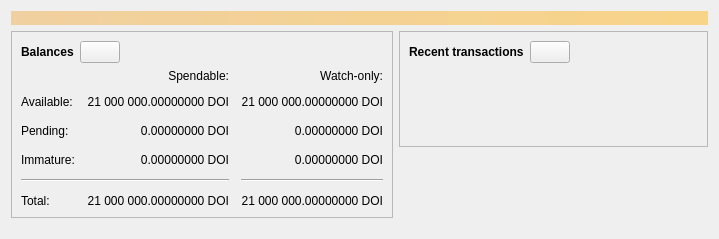
<?xml version="1.0" encoding="UTF-8"?>
<ui version="4.0">
 <class>OverviewPage</class>
 <widget class="QWidget" name="OverviewPage">
  <property name="geometry">
   <rect>
    <x>0</x>
    <y>0</y>
    <width>719</width>
    <height>239</height>
   </rect>
  </property>
  <property name="windowTitle">
   <string>Form</string>
  </property>
  <layout class="QVBoxLayout" name="topLayout">
   <item>
    <widget class="QLabel" name="labelAlerts">
     <property name="visible">
      <bool>false</bool>
     </property>
     <property name="styleSheet">
      <string notr="true">QLabel { background-color: qlineargradient(x1: 0, y1: 0, x2: 1, y2: 0, stop:0 #F0D0A0, stop:1 #F8D488); color:#000000; }</string>
     </property>
     <property name="wordWrap">
      <bool>true</bool>
     </property>
     <property name="margin">
      <number>3</number>
     </property>
     <property name="textInteractionFlags">
      <set>Qt::TextSelectableByMouse</set>
     </property>
    </widget>
   </item>
   <item>
    <layout class="QHBoxLayout" name="horizontalLayout" stretch="1,1">
     <item>
      <layout class="QVBoxLayout" name="verticalLayout_2">
       <item>
        <widget class="QFrame" name="frame">
         <property name="frameShape">
          <enum>QFrame::StyledPanel</enum>
         </property>
         <property name="frameShadow">
          <enum>QFrame::Raised</enum>
         </property>
         <layout class="QVBoxLayout" name="verticalLayout_4">
          <item>
           <layout class="QHBoxLayout" name="horizontalLayout_4">
            <item>
             <widget class="QLabel" name="label_5">
              <property name="font">
               <font>
                <weight>75</weight>
                <bold>true</bold>
               </font>
              </property>
              <property name="text">
               <string>Balances</string>
              </property>
             </widget>
            </item>
            <item>
             <widget class="QPushButton" name="labelWalletStatus">
              <property name="enabled">
               <bool>true</bool>
              </property>
              <property name="maximumSize">
               <size>
                <width>45</width>
                <height>16777215</height>
               </size>
              </property>
              <property name="toolTip">
               <string>The displayed information may be out of date. Your wallet automatically synchronizes with the Doichain network after a connection is established, but this process has not completed yet.</string>
              </property>
              <property name="text">
               <string/>
              </property>
              <property name="icon">
               <iconset>
                <normaloff>:/icons/warning</normaloff>
                <disabledoff>:/icons/warning</disabledoff>:/icons/warning</iconset>
              </property>
              <property name="iconSize">
               <size>
                <width>24</width>
                <height>24</height>
               </size>
              </property>
             </widget>
            </item>
            <item>
             <spacer name="horizontalSpacer_3">
              <property name="orientation">
               <enum>Qt::Horizontal</enum>
              </property>
              <property name="sizeHint" stdset="0">
               <size>
                <width>40</width>
                <height>20</height>
               </size>
              </property>
             </spacer>
            </item>
           </layout>
          </item>
          <item>
           <layout class="QGridLayout" name="gridLayout">
            <property name="spacing">
             <number>12</number>
            </property>
            <item row="2" column="2">
             <widget class="QLabel" name="labelWatchPending">
              <property name="cursor">
               <cursorShape>IBeamCursor</cursorShape>
              </property>
              <property name="toolTip">
               <string>Unconfirmed transactions to watch-only addresses</string>
              </property>
              <property name="text">
               <string notr="true">0.00000000 DOI</string>
              </property>
              <property name="alignment">
               <set>Qt::AlignRight|Qt::AlignTrailing|Qt::AlignVCenter</set>
              </property>
              <property name="textInteractionFlags">
               <set>Qt::LinksAccessibleByMouse|Qt::TextSelectableByKeyboard|Qt::TextSelectableByMouse</set>
              </property>
             </widget>
            </item>
            <item row="2" column="1">
             <widget class="QLabel" name="labelUnconfirmed">
              <property name="cursor">
               <cursorShape>IBeamCursor</cursorShape>
              </property>
              <property name="toolTip">
               <string>Total of transactions that have yet to be confirmed, and do not yet count toward the spendable balance</string>
              </property>
              <property name="text">
               <string notr="true">0.00000000 DOI</string>
              </property>
              <property name="alignment">
               <set>Qt::AlignRight|Qt::AlignTrailing|Qt::AlignVCenter</set>
              </property>
              <property name="textInteractionFlags">
               <set>Qt::LinksAccessibleByMouse|Qt::TextSelectableByKeyboard|Qt::TextSelectableByMouse</set>
              </property>
             </widget>
            </item>
            <item row="3" column="2">
             <widget class="QLabel" name="labelWatchImmature">
              <property name="cursor">
               <cursorShape>IBeamCursor</cursorShape>
              </property>
              <property name="toolTip">
               <string>Mined balance in watch-only addresses that has not yet matured</string>
              </property>
              <property name="text">
               <string notr="true">0.00000000 DOI</string>
              </property>
              <property name="alignment">
               <set>Qt::AlignRight|Qt::AlignTrailing|Qt::AlignVCenter</set>
              </property>
              <property name="textInteractionFlags">
               <set>Qt::LinksAccessibleByMouse|Qt::TextSelectableByKeyboard|Qt::TextSelectableByMouse</set>
              </property>
             </widget>
            </item>
            <item row="4" column="0" colspan="2">
             <widget class="Line" name="line">
              <property name="orientation">
               <enum>Qt::Horizontal</enum>
              </property>
             </widget>
            </item>
            <item row="4" column="2">
             <widget class="Line" name="lineWatchBalance">
              <property name="sizePolicy">
               <sizepolicy hsizetype="Preferred" vsizetype="Fixed">
                <horstretch>0</horstretch>
                <verstretch>0</verstretch>
               </sizepolicy>
              </property>
              <property name="minimumSize">
               <size>
                <width>140</width>
                <height>0</height>
               </size>
              </property>
              <property name="orientation">
               <enum>Qt::Horizontal</enum>
              </property>
             </widget>
            </item>
            <item row="5" column="0">
             <widget class="QLabel" name="labelTotalText">
              <property name="text">
               <string>Total:</string>
              </property>
             </widget>
            </item>
            <item row="3" column="1">
             <widget class="QLabel" name="labelImmature">
              <property name="cursor">
               <cursorShape>IBeamCursor</cursorShape>
              </property>
              <property name="toolTip">
               <string>Mined balance that has not yet matured</string>
              </property>
              <property name="text">
               <string notr="true">0.00000000 DOI</string>
              </property>
              <property name="alignment">
               <set>Qt::AlignRight|Qt::AlignTrailing|Qt::AlignVCenter</set>
              </property>
              <property name="textInteractionFlags">
               <set>Qt::LinksAccessibleByMouse|Qt::TextSelectableByKeyboard|Qt::TextSelectableByMouse</set>
              </property>
             </widget>
            </item>
            <item row="2" column="3">
             <spacer name="horizontalSpacer_2">
              <property name="orientation">
               <enum>Qt::Horizontal</enum>
              </property>
              <property name="sizeHint" stdset="0">
               <size>
                <width>40</width>
                <height>20</height>
               </size>
              </property>
             </spacer>
            </item>
            <item row="3" column="0">
             <widget class="QLabel" name="labelImmatureText">
              <property name="text">
               <string>Immature:</string>
              </property>
             </widget>
            </item>
            <item row="5" column="1">
             <widget class="QLabel" name="labelTotal">
              <property name="cursor">
               <cursorShape>IBeamCursor</cursorShape>
              </property>
              <property name="toolTip">
               <string>Your current total balance</string>
              </property>
              <property name="text">
               <string notr="true">21 000 000.00000000 DOI</string>
              </property>
              <property name="alignment">
               <set>Qt::AlignRight|Qt::AlignTrailing|Qt::AlignVCenter</set>
              </property>
              <property name="textInteractionFlags">
               <set>Qt::LinksAccessibleByMouse|Qt::TextSelectableByKeyboard|Qt::TextSelectableByMouse</set>
              </property>
             </widget>
            </item>
            <item row="5" column="2">
             <widget class="QLabel" name="labelWatchTotal">
              <property name="cursor">
               <cursorShape>IBeamCursor</cursorShape>
              </property>
              <property name="toolTip">
               <string>Current total balance in watch-only addresses</string>
              </property>
              <property name="text">
               <string notr="true">21 000 000.00000000 DOI</string>
              </property>
              <property name="alignment">
               <set>Qt::AlignRight|Qt::AlignTrailing|Qt::AlignVCenter</set>
              </property>
              <property name="textInteractionFlags">
               <set>Qt::LinksAccessibleByMouse|Qt::TextSelectableByKeyboard|Qt::TextSelectableByMouse</set>
              </property>
             </widget>
            </item>
            <item row="0" column="2">
             <widget class="QLabel" name="labelWatchonly">
              <property name="text">
               <string>Watch-only:</string>
              </property>
              <property name="alignment">
               <set>Qt::AlignRight|Qt::AlignTrailing|Qt::AlignVCenter</set>
              </property>
             </widget>
            </item>
            <item row="1" column="0">
             <widget class="QLabel" name="labelBalanceText">
              <property name="text">
               <string>Available:</string>
              </property>
             </widget>
            </item>
            <item row="1" column="1">
             <widget class="QLabel" name="labelBalance">
              <property name="cursor">
               <cursorShape>IBeamCursor</cursorShape>
              </property>
              <property name="toolTip">
               <string>Your current spendable balance</string>
              </property>
              <property name="text">
               <string notr="true">21 000 000.00000000 DOI</string>
              </property>
              <property name="alignment">
               <set>Qt::AlignRight|Qt::AlignTrailing|Qt::AlignVCenter</set>
              </property>
              <property name="textInteractionFlags">
               <set>Qt::LinksAccessibleByMouse|Qt::TextSelectableByKeyboard|Qt::TextSelectableByMouse</set>
              </property>
             </widget>
            </item>
            <item row="1" column="2">
             <widget class="QLabel" name="labelWatchAvailable">
              <property name="cursor">
               <cursorShape>IBeamCursor</cursorShape>
              </property>
              <property name="toolTip">
               <string>Your current balance in watch-only addresses</string>
              </property>
              <property name="text">
               <string notr="true">21 000 000.00000000 DOI</string>
              </property>
              <property name="alignment">
               <set>Qt::AlignRight|Qt::AlignTrailing|Qt::AlignVCenter</set>
              </property>
              <property name="textInteractionFlags">
               <set>Qt::LinksAccessibleByMouse|Qt::TextSelectableByKeyboard|Qt::TextSelectableByMouse</set>
              </property>
             </widget>
            </item>
            <item row="2" column="0">
             <widget class="QLabel" name="labelPendingText">
              <property name="text">
               <string>Pending:</string>
              </property>
             </widget>
            </item>
            <item row="0" column="1">
             <widget class="QLabel" name="labelSpendable">
              <property name="text">
               <string>Spendable:</string>
              </property>
              <property name="alignment">
               <set>Qt::AlignRight|Qt::AlignTrailing|Qt::AlignVCenter</set>
              </property>
             </widget>
            </item>
           </layout>
          </item>
         </layout>
        </widget>
       </item>
       <item>
        <spacer name="verticalSpacer">
         <property name="orientation">
          <enum>Qt::Vertical</enum>
         </property>
         <property name="sizeHint" stdset="0">
          <size>
           <width>20</width>
           <height>40</height>
          </size>
         </property>
        </spacer>
       </item>
      </layout>
     </item>
     <item>
      <layout class="QVBoxLayout" name="verticalLayout_3">
       <item>
        <widget class="QFrame" name="frame_2">
         <property name="frameShape">
          <enum>QFrame::StyledPanel</enum>
         </property>
         <property name="frameShadow">
          <enum>QFrame::Raised</enum>
         </property>
         <layout class="QVBoxLayout" name="verticalLayout">
          <item>
           <layout class="QHBoxLayout" name="horizontalLayout_2">
            <item>
             <widget class="QLabel" name="label_4">
              <property name="font">
               <font>
                <weight>75</weight>
                <bold>true</bold>
               </font>
              </property>
              <property name="text">
               <string>Recent transactions</string>
              </property>
             </widget>
            </item>
            <item>
             <widget class="QPushButton" name="labelTransactionsStatus">
              <property name="enabled">
               <bool>true</bool>
              </property>
              <property name="maximumSize">
               <size>
                <width>45</width>
                <height>16777215</height>
               </size>
              </property>
              <property name="toolTip">
               <string>The displayed information may be out of date. Your wallet automatically synchronizes with the Doichain network after a connection is established, but this process has not completed yet.</string>
              </property>
              <property name="text">
               <string/>
              </property>
              <property name="icon">
               <iconset>
                <normaloff>:/icons/warning</normaloff>
                <disabledoff>:/icons/warning</disabledoff>:/icons/warning</iconset>
              </property>
              <property name="iconSize">
               <size>
                <width>24</width>
                <height>24</height>
               </size>
              </property>
             </widget>
            </item>
            <item>
             <spacer name="horizontalSpacer">
              <property name="orientation">
               <enum>Qt::Horizontal</enum>
              </property>
              <property name="sizeHint" stdset="0">
               <size>
                <width>40</width>
                <height>20</height>
               </size>
              </property>
             </spacer>
            </item>
           </layout>
          </item>
          <item>
           <widget class="TransactionOverviewWidget" name="listTransactions">
            <property name="styleSheet">
             <string notr="true">QListView { background: transparent; }</string>
            </property>
            <property name="frameShape">
             <enum>QFrame::NoFrame</enum>
            </property>
            <property name="verticalScrollBarPolicy">
             <enum>Qt::ScrollBarAlwaysOff</enum>
            </property>
            <property name="horizontalScrollBarPolicy">
             <enum>Qt::ScrollBarAlwaysOff</enum>
            </property>
            <property name="sizeAdjustPolicy">
             <enum>QAbstractScrollArea::AdjustToContents</enum>
            </property>
            <property name="selectionMode">
             <enum>QAbstractItemView::NoSelection</enum>
            </property>
            <property name="uniformItemSizes">
             <bool>true</bool>
            </property>
           </widget>
          </item>
         </layout>
        </widget>
       </item>
       <item>
        <spacer name="verticalSpacer_2">
         <property name="orientation">
          <enum>Qt::Vertical</enum>
         </property>
         <property name="sizeHint" stdset="0">
          <size>
           <width>20</width>
           <height>40</height>
          </size>
         </property>
        </spacer>
       </item>
      </layout>
     </item>
    </layout>
   </item>
  </layout>
 </widget>
 <customwidgets>
  <customwidget>
   <class>TransactionOverviewWidget</class>
   <extends>QListView</extends>
   <header>qt/transactionoverviewwidget.h</header>
  </customwidget>
 </customwidgets>
 <resources/>
 <connections/>
</ui>
